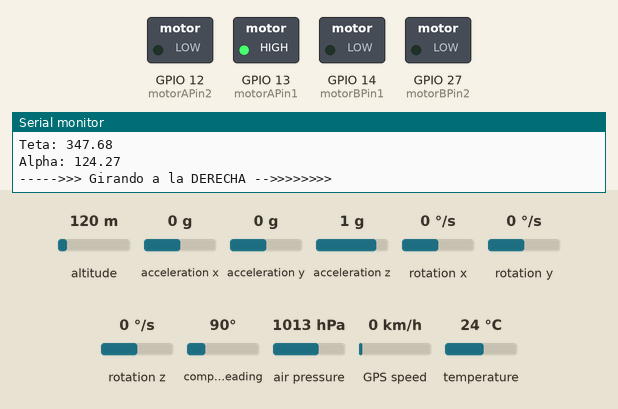
Simulated run of this sketch. Board: ESP32. On the bench: switched loads named in the sketch (green lamp = pin HIGH), the last lines printed to the serial monitor. The inputs (shaded band) are chosen by the test bench; at power-on: compass heading 90°, altitude 120 m, acceleration x 0 g, acceleration y 0 g, acceleration z 1 g, rotation x 0 °/s, rotation y 0 °/s, rotation z 0 °/s, air pressure 1013 hPa, GPS speed 0 km/h, temperature 24 °C. The GPS gets a fix after 3 s at 37.7749, -122.4194 with 8 satellites; the modem accepts every AT command (registered, SIM ready, sends succeed) and sends nothing else.

Above: at 4.7 s.
4.8 s: compass heading set to 127°
6.3 s: compass heading set to 138°
At 7.5 s:
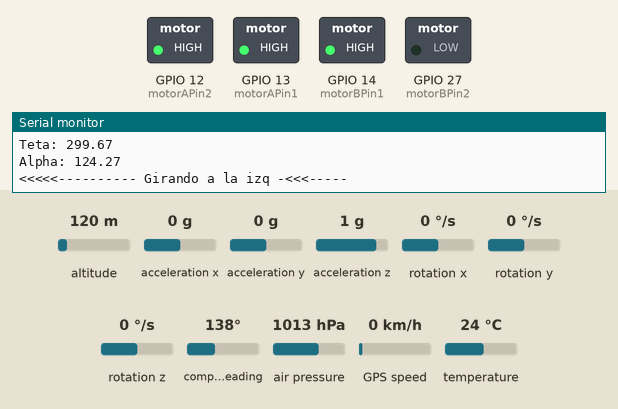
7.8 s: compass heading set to 7°
At 8.7 s:
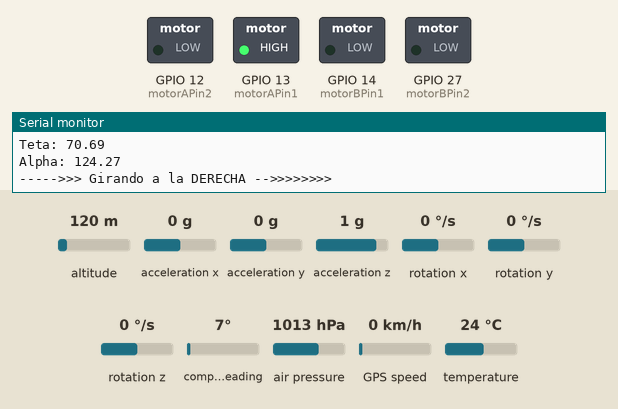
9.3 s: compass heading set to 180°
At 9.9 s:
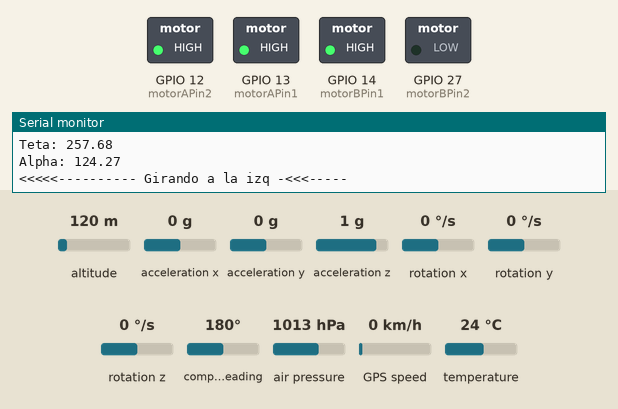
Timing chart, 0 to 11.9 s (numbered marks = the images above; inputs shaded):
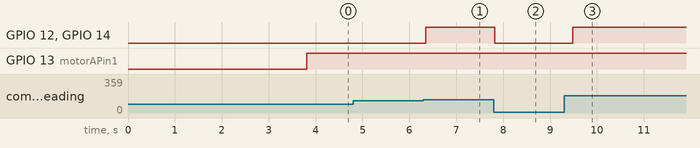

The sketch:

CANSAT_SQB_comeback.ino.ino
```cpp
/*
  ******************************************************************
  *                                                                *
  *             CANSAT TELEMTRY & COMEBACK 2023                    *
  *                       EQUIPO DELPHINUS                         *
  *                            -SQB-
  *       Programa principal de la computadora de vuelo            *
  *                                                                *
  *                                                                *
  ******************************************************************
*/
int x = 0;

#include "Main.h"


void setup() {


  Begins();
  Sensorcheck();
  datos.Pz = Get_Pz();
  alpha = Aim();
  delay(200);

}

void loop() {
  Get_Sensors();
  PacageTelemetry();
  SerialDisplay();
  LoraSend(mensaje);
  ComeBack1();
  delay(500);

}
```

Compas.h
```cpp
/*
Este header file contiene las funciones referentes a la orientacion del sistema con respecto al Norte
*/


bool Head_North(float teta){
  if ((teta >= 354 && teta <= 360) || (teta >= 0 && teta <= 6)){
    return true;
  }
  else{
    return false;
  }
}

bool Head_East(float teta) {
  if (teta >= 80 && teta <= 100) {
    return true;
  } else {
    return false;
  }
}
```

Lora.h
```cpp
/*
    Header file donde le inicializan los valores para la configuracion de las antenas LOra y las funciones que utilizan
*/

String lora_band = "915000000";
String lora_networkid = "2";
String lora_address = "1";
String lora_bandwidth = "10, 7, 1, 7";
String lora_RX_address = "1";

void LoraConfig(){
  Serial2.println("AT+BAND=" + lora_band);
  delay(500);
  Serial2.println("AT+ADDRESS=" + lora_address);
  delay(500);
  Serial2.println("AT+NETWORKID=" + lora_networkid);
  delay(500);
  Serial2.println("AT+PARAMETER=" + lora_bandwidth);
  delay(1500);
}

void LoraSend(String msg){
  String cmd = "AT+SEND=0,"+String(msg.length())+","+msg;
  Serial2.println(cmd);
}
```

Main.h
```cpp
/*
    En este header file se declaran y definen los sistemas principales y de iniciación del programa principal
*/
#include "Telemetry.h"
#include "Lora.h"
#include "Compas.h"
#include "MotorDriver.h"

bool nrpFlag=0;
bool cmbkFlag =0;
double Q = 1000000000;
float alpha;


void Begins(){

  motorPinSetup();
  Motor_Stop();
  Serial.begin(9600);
  Serial1.begin(9600, SERIAL_8N1, 4, 32);
  Serial2.begin(115200, SERIAL_8N1, 17, 16);

  Wire.begin();
  sensor_t sensor;

  delay(150);
  LoraConfig();
}

void EnviarInfo(){
  SerialDisplay();
  LoraSend(mensaje);
}


float Aim(){
  double y = gps.distanceBetween(gps.location.lat(), home_long, home_lat, home_long);
  double x = gps.distanceBetween(home_lat, gps.location.lng(), home_lat, home_long);

  //El obj esta en el sur.
  if( gps.location.lat() > home_lat ){
    y *= -1;
  }
  //El obj esta al oeste
  if( gps.location.lng() > home_long ){
    x *= -1;
  }

  // Asegúrate de que x y y sean positivos
  /*
  if (x < 0) {
    x = -x;
  }
  if (y < 0) {
    y = -y;
  }
  */
  // Calcular el ángulo de rumbo en radianes
  float alpha = atan2(x, y);

  // Convertir el ángulo de radianes a grados
  alpha = alpha * 180.0 / PI;

  // Asegúrate de que el ángulo esté en el rango de 0 a 360 grados
  if (alpha < 0) {
    alpha += 360.0;
  }


  return alpha;

}

void ComeBack1(){
  if( gps.distanceBetween(gps.location.lat(), gps.location.lng(), home_lat, home_long) <= 5){
    Serial.println("Llegaste al destino");
    Motor_Stop();
    LoraSend("LLegaste al destino");
  }
  else{
    if( gps.distanceBetween(gps.location.lat(), gps.location.lng(), home_lat, home_long) <= Q ){
      Serial.println("Apuntando");
      Motor_Stop();
      alpha = Aim();
      while (fabs(Get_heading() - alpha) > 5) {
        Serial.print("Teta: ");
        Serial.println(Get_heading());
        Serial.print("Alpha: ");
        Serial.println(alpha);

        float angleDifference = Get_heading() - alpha;

        // Ajusta la diferencia angular para que esté en el rango [-180, 180]
        if (angleDifference > 180) {
          angleDifference -= 360;
        } else if (angleDifference < -180) {
          angleDifference += 360;
        }

        if (angleDifference > 0) {
          // Gira a la derecha
          Turn_Right();
          Serial.println("<<<<<---------- Girando a la izq -<<<-----");
          LoraSend("<<<<<---------- Girando a la izq -<<<-----");
        } else {
          // Gira a la izquierda
          Turn_Left();
          Serial.println("----->>> Girando a la DERECHA -->>>>>>>>");
          LoraSend("----->>> Girando a la DERECHA -->>>>>>>>");
        }
        delay(200);
      }

      if( gps.distanceBetween(gps.location.lat(), gps.location.lng(), home_lat, home_long) > 1){
        Q = gps.distanceBetween(gps.location.lat(), gps.location.lng(), home_lat, home_long) / 1.75 ;
      }
    }
    else{
    Serial.println("Movindome");
    Move_Front();
    }
  }
}
```

Telemetry.h
```cpp
/*
    En este header file se declaran y definen las funciones referentes a la telemetría
    Asi como la construcción de los objetos de cada sensor y estructura de datos
    Se empleo una estructura de datos para guardar los datos de telemetría
*/
#include <Arduino.h>
#include <Wire.h>
#include <Adafruit_Sensor.h>
#include <Adafruit_BME280.h>
#include <Adafruit_BMP085.h>
#include <Adafruit_MPU6050.h>
#include <TinyGPS++.h>
#include <Adafruit_HMC5883_U.h>
#include <math.h>

const double home_lat =22.3234415;
const double home_long = -97.8788431;
const double tolerancia_latitud = 0.0002; // Rango de tolerancia de 1 metro en latitud
#define EARTH_RADIUS 6371.0

struct GPSData {
  double latitude;
  double longitude;
  double altitude;
};

struct Telemetria {
  float Pz=0;
  float temperatura;
  float presion;
  float altura;
  float humedad;
  float tin;
  float ax;
  float ay;
  float az;
  float gx;
  float gy;
  float gz;
  float heading;
  GPSData gpsData;  // Agrega el miembro de tipo GPSData
};

String mensaje;

Adafruit_MPU6050 mpu;
Adafruit_BME280 bme;
TinyGPSPlus gps;
Adafruit_HMC5883_Unified mag = Adafruit_HMC5883_Unified(12345);


Telemetria datos;
GPSData data;


float Get_Pz(){
  delay(150);
    return ( bme.readPressure() / 100);
}

void Sensorcheck(){
  unsigned status;
  status = bme.begin(0X76);
  if( !status ){
    Serial.println("Error sensor bme280");
    Serial.print("ID: 0x");
    Serial.println( bme.sensorID(), 16 );
  }

  // Inicializar el sensor MPU6050
  // Try to initialize!
  if (!mpu.begin()) {
    Serial.println("Failed to find MPU6050 chip");
    while (1) {
      delay(10);
    }
  }
  Serial.println("MPU6050 Found!");

  mpu.setAccelerometerRange(MPU6050_RANGE_8_G);
  Serial.print("Accelerometer range set to: ");
  switch (mpu.getAccelerometerRange()) {
    case MPU6050_RANGE_2_G:
      Serial.println("+-2G");
      break;
    case MPU6050_RANGE_4_G:
      Serial.println("+-4G");
      break;
    case MPU6050_RANGE_8_G:
      Serial.println("+-8G");
      break;
    case MPU6050_RANGE_16_G:
      Serial.println("+-16G");
      break;
    }
  mpu.setGyroRange(MPU6050_RANGE_500_DEG);
  Serial.print("Gyro range set to: ");
  switch (mpu.getGyroRange()) {
    case MPU6050_RANGE_250_DEG:
      Serial.println("+- 250 deg/s");
      break;
    case MPU6050_RANGE_500_DEG:
      Serial.println("+- 500 deg/s");
      break;
    case MPU6050_RANGE_1000_DEG:
      Serial.println("+- 1000 deg/s");
      break;
    case MPU6050_RANGE_2000_DEG:
      Serial.println("+- 2000 deg/s");
      break;
  }

  mpu.setFilterBandwidth(MPU6050_BAND_21_HZ);
  Serial.print("Filter bandwidth set to: ");
  switch (mpu.getFilterBandwidth()) {
    case MPU6050_BAND_260_HZ:
      Serial.println("260 Hz");
      break;
    case MPU6050_BAND_184_HZ:
      Serial.println("184 Hz");
      break;
    case MPU6050_BAND_94_HZ:
      Serial.println("94 Hz");
      break;
    case MPU6050_BAND_44_HZ:
      Serial.println("44 Hz");
      break;
    case MPU6050_BAND_21_HZ:
      Serial.println("21 Hz");
      break;
    case MPU6050_BAND_10_HZ:
      Serial.println("10 Hz");
      break;
    case MPU6050_BAND_5_HZ:
      Serial.println("5 Hz");
      break;
    }

  if(!mag.begin())
  {
    /* There was a problem detecting the HMC5883 ... check your connections */
    Serial.println("Ooops, no HMC5883 detected ... Check your wiring!");
    while(1);
  }

}

void BMESensor() {
  datos.temperatura = bme.readTemperature();
  datos.presion = bme.readPressure() / 100 ;
  datos.altura = bme.readAltitude(datos.Pz);
}

void IMU() {

  sensors_event_t a, g, temp;
  mpu.getEvent(&a, &g, &temp);

  datos.ax = a.acceleration.z;
  datos.ay = a.acceleration.x;
  datos.az = a.acceleration.y;

  datos.gx = g.gyro.z;
  datos.gy = g.gyro.x;
  datos.gz = g.gyro.y;

  datos.tin = temp.temperature;
}

void getGPSData() {
  // Leer los datos disponibles desde el módulo GPS
  while (Serial1.available() > 0) {
    gps.encode(Serial1.read());
  }
    // Obtener la latitud, longitud y altitud
    datos.gpsData.latitude = gps.location.lat();
    datos.gpsData.longitude = gps.location.lng();
}


float Get_heading(){
  sensors_event_t event;
  mag.getEvent(&event);
  float _heading = atan2(event.magnetic.x, event.magnetic.y);
    // Once you have your heading, you must then add your 'Declination Angle', which is the 'Error' of the magnetic field in your location.
  // Find yours here: http://www.magnetic-declination.com/
  // Mine is: -13* 2' W, which is ~13 Degrees, or (which we need) 0.22 radians
  // If you cannot find your Declination, comment out these two lines, your compass will be slightly off.
  float declinationAngle = -.215;
  _heading += declinationAngle;

  // Correct for when signs are reversed.
  if(_heading < 0)
    _heading += 2*PI;

  // Check for wrap due to addition of declination.
  if(_heading > 2*PI)
    _heading -= 2*PI;

  // Convert radians to degrees for readability.
  datos.heading = _heading * 180/M_PI;
  return _heading * 180/M_PI;
}

void Get_Sensors(){
  getGPSData();
  BMESensor();
  IMU();
  datos.heading = Get_heading();
}

void SerialDisplay(){
  Serial.print("Temperatura Ext: ");
  Serial.println(datos.temperatura);

  Serial.println("Temperatura Int: " + String(datos.tin) );

  Serial.print("PZ:");
  Serial.println(datos.Pz);

  Serial.print("Presión: ");
  Serial.println(datos.presion);

  Serial.print("Altitud: ");
  Serial.println(datos.altura);

  Serial.print("Aceleración (x, y, z): ");
  Serial.print(datos.ax);
  Serial.print(", ");
  Serial.print(datos.ay);
  Serial.print(", ");
  Serial.println(datos.az);

  Serial.print("Giroscopio (x, y, z): ");
  Serial.print(datos.gx);
  Serial.print(", ");
  Serial.print(datos.gy);
  Serial.print(", ");
  Serial.println(datos.gz);

  Serial.print("Datos GPS: ");
  Serial.print("Latitud: ");
  Serial.print(datos.gpsData.latitude,6 );
  Serial.print(", Longitud: ");
  Serial.println(datos.gpsData.longitude,6);

  Serial.print("Heading: ");
  Serial.println(datos.heading);
}

void PacageTelemetry(){
  mensaje = "";
  // Realiza lo mismo para cada variable, por ejemplo:
  mensaje += "TEMP_EX:" + String(datos.temperatura) + ",";
  mensaje += "TEMP_INT:" + String(datos.tin) + ",";
  mensaje += "PRE:" + String(datos.presion);
  mensaje += "ALT:" + String(datos.altura);
  mensaje += "HUM:" + String(datos.tin) + ",";
  mensaje += "HDG:" + String(datos.heading) + ",";
  mensaje += "Ax:" + String(datos.ax) + ",";
  mensaje += "Ay:" + String(datos.ay) + ",";
  mensaje += "Az:" + String(datos.az) + ",";
  mensaje += "Gx:" + String(datos.gx) + ",";
  mensaje += "Gy:" + String(datos.gy) + ",";
  mensaje += "Gz:" + String(datos.gz) + ",";
  mensaje += "Hdg:" + String(datos.heading) + ",";
  mensaje += "LAT:" + String(datos.gpsData.latitude) + ",";
  mensaje += "LONG:" + String(datos.gpsData.longitude) + ",";
  mensaje += "Dist:" + String( gps.distanceBetween(gps.location.lat(), gps.location.lng(), home_lat, home_long) );
}
```

MotorDriver.h
```cpp
// Definición de los pines para MotorA
const int motorAPin1 = 13;
const int motorAPin2 = 12;

// Definición de los pines para MotorB
const int motorBPin1 = 14;
const int motorBPin2 = 27;

void motorPinSetup(){
  pinMode(motorAPin1, OUTPUT);
  pinMode(motorAPin2, OUTPUT);
  pinMode(motorBPin1, OUTPUT);
  pinMode(motorBPin2, OUTPUT);
}

void Turn_Left() {
  // Girar a la izquierda (MotorA hacia adelante, MotorB hacia atrás)
  digitalWrite(motorAPin1, HIGH);
  digitalWrite(motorAPin2, LOW);
  digitalWrite(motorBPin1, LOW);
  digitalWrite(motorBPin2, LOW);
}

void Turn_Right() {
  // Girar a la derecha (MotorA hacia atrás, MotorB hacia adelante)
  digitalWrite(motorAPin1, HIGH);
  digitalWrite(motorAPin2, HIGH);
  digitalWrite(motorBPin1, HIGH);
  digitalWrite(motorBPin2, LOW);
}

void Move_Front() {
  // Avanzar (ambos motores hacia adelante)
  digitalWrite(motorAPin1, HIGH);
  digitalWrite(motorAPin2, LOW);
  digitalWrite(motorBPin1, HIGH);
  digitalWrite(motorBPin2, LOW);
}

void Move_Back() {
  // Retroceder (ambos motores hacia atrás)
  digitalWrite(motorAPin1, LOW);
  digitalWrite(motorAPin2, HIGH);
  digitalWrite(motorBPin1, LOW);
  digitalWrite(motorBPin2, HIGH);
}

void Motor_Stop() {
  // Detener ambos motores
  digitalWrite(motorAPin1, LOW);
  digitalWrite(motorAPin2, LOW);
  digitalWrite(motorBPin1, LOW);
  digitalWrite(motorBPin2, LOW);
}
```

Measured:
- the behaviour switches between 133 and 134° on compass heading (found by bisection; images 0 and 1)
- after the input at 6.3 s, GPIO 12 (motorAPin2), GPIO 14 (motorBPin1): LOW → HIGH after 0.05 s
- after the input at 7.8 s, GPIO 12 (motorAPin2), GPIO 14 (motorBPin1): HIGH → LOW at once
- after the input at 9.3 s, GPIO 12 (motorAPin2), GPIO 14 (motorBPin1): LOW → HIGH after 0.19 s
